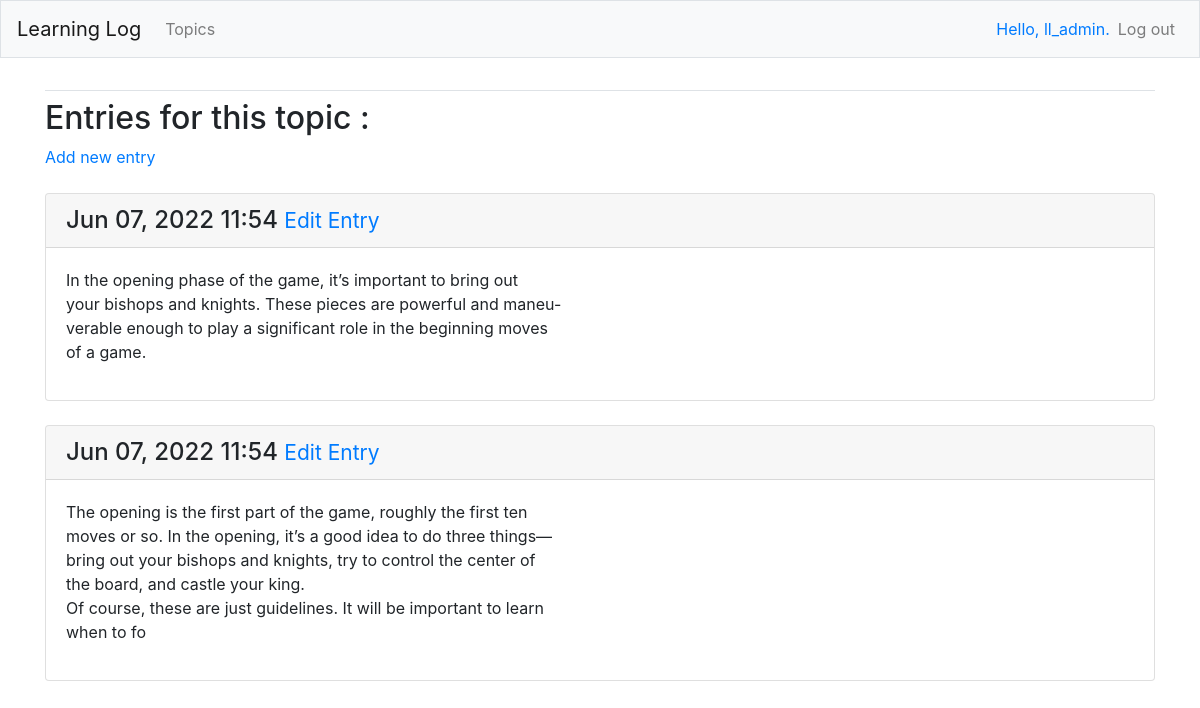
Before: /topics/1/ (signed in) with the older database file.
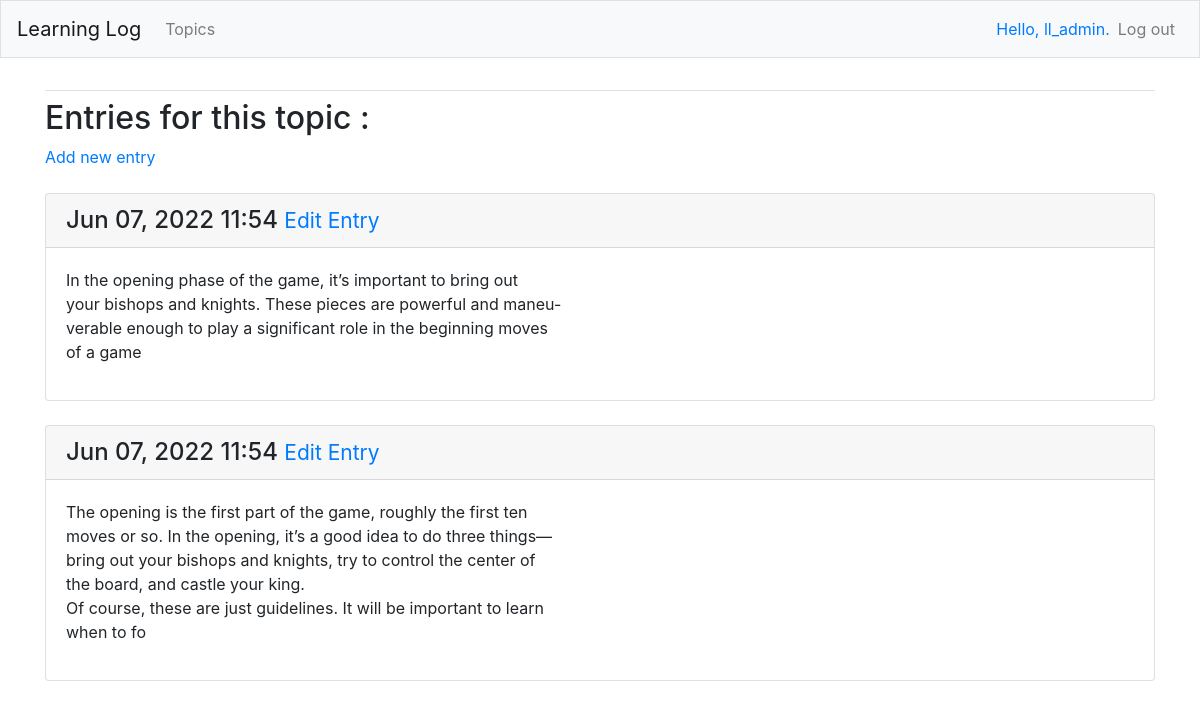
After: the same page with the newer database file.
### learning_logs/models.py (models this page shows, shortened)
class Entry(models.Model):
    topic = models.ForeignKey(Topics,on_delete=models.CASCADE)
    text = models.TextField()
    date_added = models.DateTimeField(auto_now_add=True)
    class Meta:
        verbose_name_plural = 'entries'

### learning_logs/views.py (the view)
# urls.py: path('topics/<int:topic_id>/', views.topic, name="topic"),
@login_required
def topic(request, topic_id=1):
    topic = get_object_or_404(Topics, id=topic_id)
    if topic.owner != request.user:
        raise Http404
    entries = topic.entry_set.order_by('-date_added')
    context = {"topic": topic,
               'entries': entries}
    return render(request, 'learning_logs/topic.html', context)

### learning_logs/templates/learning_logs/topic.html (shortened to what this page needs)
{% extends "learning_logs/base.html" %}
{% block content %}
<h2>Entries for this topic : </h2>
<a class='mb-4' href="{% url 'learning_logs:new_entry' topic.id %}">Add new entry</a>
{% for entry in entries %}
	<div class="mb-3 mt-4 card">
        <h4 class="card-header">
            {{entry.date_added|date:'M d, Y H:i'}}
            <small><a href="{% url 'learning_logs:edit_entry' entry.id %}">Edit Entry</a></small>
        </h4>
        <div class="card-body">
            {{entry.text|linebreaks}}
        </div>
    </div>
    {% empty %}
    <p>No entry found for this topic.</p>
    {% endfor %}
{% endblock %}

Changed rows visible on the page:
changed Entry: text "…beginning moves of a game." → "…beginning moves of a game"
